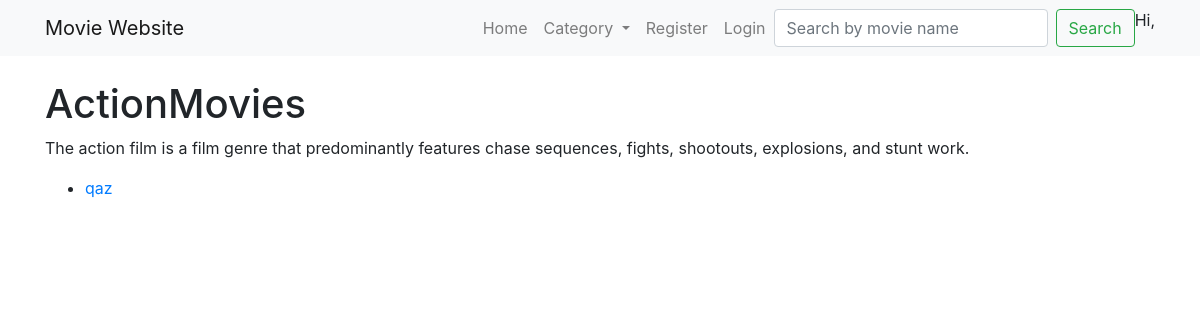
Page /category/1/ on the committed database.
### movie/models.py (models this page shows, shortened)
class Category(models.Model):
    name=models.CharField(max_length=200)
    image=models.ImageField(upload_to='category_images')
    description= models.TextField()

class Movie(models.Model):
    name=models.CharField(max_length=200)
    image=models.ImageField(upload_to='movie_images/')
    release_date= models.DateField()
    description= models.TextField()
    actors = models.CharField(max_length=200)
    category = models.ForeignKey(Category,on_delete=models.CASCADE)
    trailer_link=models.URLField()
    posted=models.ForeignKey(User, on_delete=models.CASCADE)

### movie/views.py (the view)
# urls.py: path('category/<int:category_id>/', views.category_movies, name='category_movies'),
def category_movies(request,category_id):
    category= Category.objects.get(pk=category_id)
    movies=Movie.objects.filter(category=category)
    return render(request,'category_movies.html',{'category':category,'movies':movies})

### movie/context_processors.py (called while the page is built)
def categories(request):
    return {
        'categories': Category.objects.all()
    }

### templates/category_movies.html (shortened to what this page needs)
{% extends 'base.html' %}
{% block content %}
<body>
<h1>{{ category.name }}Movies</h1>
<p>{{ category.description }}</p>
<ul>
    {% for movie in movies %}
    <li>
    <a href="{% url 'movie_detail' movie.pk %}">{{ movie.name }}</a>
    </li>
    {% endfor %}
</ul>
{% endblock %}

### templates/base.html (style rules this page uses)
body { padding-top: 56px; }

### rows in the picture
Category: name "Action", description "The action film is a film genre that predominantly features chase sequences, fights, shootouts, explosions, and stunt work."
Movie: name "qaz"
